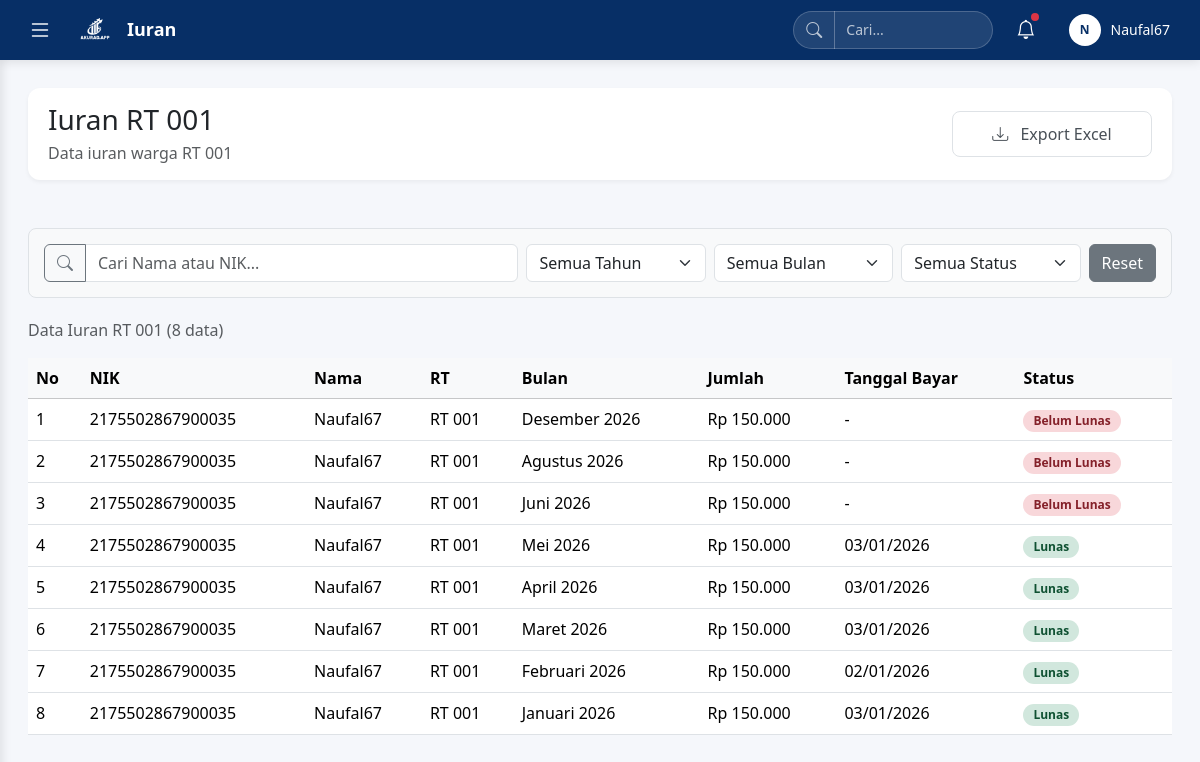
Screenshot of /dashboard_warga/iuranwarga.php (signed in) with the database file from the repository.
### tables this page shows
CREATE TABLE `iuran_rutin` (
  `id_iuran` int(11) NOT NULL,
  `id_warga` int(11) NOT NULL,
  `bulan` tinyint(2) NOT NULL CHECK (`bulan` between 1 and 12),
  `tahun` year(4) NOT NULL,
  `jumlah_iuran` decimal(12,2) NOT NULL DEFAULT 0.00,
  `tanggal_pembayaran` date DEFAULT NULL,
  `status_pembayaran` enum('Lunas','Belum Lunas','Menunggu') DEFAULT 'Belum Lunas',
  `created_at` timestamp NOT NULL DEFAULT current_timestamp(),
  `keterangan` text NOT NULL,
  `updated_at` timestamp NOT NULL DEFAULT current_timestamp()
);

CREATE TABLE `user` (
  `id_user` int(11) NOT NULL,
  `username` varchar(50) NOT NULL,
  `nik` varchar(16) NOT NULL,
  `rt_number` varchar(20) NOT NULL,
  `password` varchar(255) NOT NULL,
  `role` enum('RT','Bendahara','warga') NOT NULL,
  `id_warga` int(11) DEFAULT NULL,
  `created_at` timestamp NOT NULL DEFAULT current_timestamp(),
  `email` varchar(255) NOT NULL
);

CREATE TABLE `warga` (
  `id_warga` int(11) NOT NULL,
  `nama_lengkap` varchar(100) NOT NULL,
  `status` enum('Aktif','Non-Aktif') DEFAULT 'Aktif',
  `created_at` timestamp NOT NULL DEFAULT current_timestamp(),
  `updated_at` timestamp NOT NULL DEFAULT current_timestamp() ON UPDATE current_timestamp(),
  `alamat` varchar(255) NOT NULL,
  `no_telepon` varchar(20) NOT NULL
);

### dashboard_warga/iuranwarga.php (the view, shortened to what this page needs)
<?php
require_once '../config/koneksi.php';
$bulan_indo = [
    'Januari', 'Februari', 'Maret', 'April', 'Mei', 'Juni',
    'Juli', 'Agustus', 'September', 'Oktober', 'November', 'Desember'
];
$rt_warga = $_SESSION['rt_number'] ?? '';
$query_warga = "SELECT u.id_warga, w.nama_lengkap FROM user u JOIN warga w ON u.id_warga = w.id_warga WHERE u.nik = '" . mysqli_real_escape_string($koneksi, $_SESSION['nik']) . "'";
$result_warga = mysqli_query($koneksi, $query_warga);
$warga_data = mysqli_fetch_assoc($result_warga);
$id_warga = $warga_data['id_warga'] ?? null;
$query = "SELECT i.*, w.nama_lengkap, u.nik, u.rt_number
          FROM iuran_rutin i
          LEFT JOIN warga w ON i.id_warga = w.id_warga
          LEFT JOIN user u ON w.id_warga = u.id_warga
          WHERE i.id_warga = '" . mysqli_real_escape_string($koneksi, $id_warga) . "'
          ORDER BY i.tahun DESC, i.bulan DESC, i.created_at DESC";
$result = mysqli_query($koneksi, $query);
?>
<!DOCTYPE html>
<html lang="id">
<head>
    <link href="https://cdn.jsdelivr.net/npm/bootstrap@5.3.3/dist/css/bootstrap.min.css" rel="stylesheet">
    <link rel="stylesheet" href="https://cdn.jsdelivr.net/npm/bootstrap-icons@1.11.3/font/bootstrap-icons.min.css">
</head>
<body>
<?php include 'sidebar.php'; ?>
<div class="main-content">
    <div class="topbar d-none d-md-flex mb-5">
        <div class="top-bar-left">
            <div class="d-flex flex-column">
                <h2 class="h3 mb-1">Iuran <?php echo $rt_warga; ?></h2>
                <p class="text-muted mb-0">Data iuran warga <?php echo $rt_warga; ?></p>
            </div>
        </div>
        <div class="top-bar-right ms-auto">
            <div class="d-flex gap-3">
                <button class="btn btn-export" onclick="exportData()" style="width: 200px;">
                    <i class="bi bi-download me-2"></i> Export Excel
                </button>
            </div>
        </div>
    </div>
    <div class="filter-controls d-flex flex-nowrap gap-2 align-items-center">
        <div class="input-group" style="width: 550px;">
            <button class="btn btn-outline-secondary" type="button" id="btnSearch">
                <i class="bi bi-search"></i>
            </button>
            <input type="text" id="filterCari" class="form-control" placeholder="Cari Nama atau NIK...">
        </div>
        <select id="filterTahun" class="form-select" style="width: 200px;">
            <option value="" selected>Semua Tahun</option>
        </select>
        <select id="filterBulan" class="form-select" style="width: 200px;">
            <option value="">Semua Bulan</option>
        </select>
        <select id="filterStatus" class="form-select" style="width: 200px;">
            <option value="">Semua Status</option>
        </select>
        <button id="btnReset" class="btn btn-secondary">
            Reset
        </button>
    </div>
    <p class="text-muted mt-3 mb-3">
        Data Iuran <?php echo $rt_warga; ?> (<?= mysqli_num_rows($result); ?> data)
    </p>
    <div class="table-responsive">
        <table class="table table-hover" id="tabelIuran">
            <thead class="table-light">
                <tr>
                    <th>No</th>
                    <th>NIK</th>
                    <th>Nama</th>
                    <th>RT</th>
                    <th>Bulan</th>
                    <th>Jumlah</th>
                    <th>Tanggal Bayar</th>
                    <th>Status</th>
                </tr>
            </thead>
            <tbody>
                <?php if (mysqli_num_rows($result) > 0): ?>
                <?php $no = 1; while ($row = mysqli_fetch_assoc($result)): ?>
                <tr>
                    <td><?= $no++; ?></td>
                    <td><?= htmlspecialchars($row['nik'] ?? '-'); ?></td>
                    <td><?= htmlspecialchars($row['nama_lengkap']); ?></td>
                    <td><?= htmlspecialchars($row['rt_number'] ?? '-'); ?></td>
                    <td><?= $bulan_indo[$row['bulan']-1] . ' ' . $row['tahun']; ?></td>
                    <td>Rp <?= number_format($row['jumlah_iuran'],0,',','.'); ?></td>
                    <td><?= $row['tanggal_pembayaran'] ? date('d/m/Y', strtotime($row['tanggal_pembayaran'])) : '-'; ?></td>
                    <td>
                        <span class="badge <?= $row['status_pembayaran']==='Lunas'?'badge-lunas':'badge-belum'; ?>">
                            <?= $row['status_pembayaran'] === 'Belum Bayar' ? 'Belum Lunas' : $row['status_pembayaran']; ?>
                        </span>
                    </td>
                </tr>
                <?php endwhile; ?>
                <?php endif; ?>
            </tbody>
        </table>
    </div>
</div>
</body>
</html>

### dashboard_warga/sidebar.php (shortened to what this page needs)
<?php
require_once '../config/koneksi.php';
$role = $_SESSION['role'];
$current_page = basename($_SERVER['PHP_SELF']);
$id_user = $_SESSION['id_user'] ?? null;
if ($id_user) {
    $query_user = "SELECT u.username, u.nik, u.rt_number, u.role, u.email,
                        w.nama_lengkap as warga_nama
                    FROM user u
                    LEFT JOIN warga w ON u.id_warga = w.id_warga
                    WHERE u.id_user = '$id_user'";
    $result_user = mysqli_query($koneksi, $query_user);
    if ($result_user && mysqli_num_rows($result_user) > 0) {
        $user_data = mysqli_fetch_assoc($result_user);
        $role = $user_data['role'] ?? $role;
    }
}
$section_title = 'Dashboard';
if (strpos($current_page, 'iuran') !== false || strpos($current_page, 'bayar_iuran') !== false) {
    $section_title = 'Iuran';
} elseif (strpos($current_page, 'pengeluaran') !== false) {
    $section_title = 'Pengeluaran';
} elseif (strpos($current_page, 'laporan') !== false) {
    $section_title = 'Laporan';
} elseif (strpos($current_page, 'warga') !== false && $current_page !== 'dashboard_warga.php') {
    $section_title = 'Warga';
} elseif (strpos($current_page, 'pengaturan') !== false) {
    $section_title = 'Pengaturan';
}
?>
<div class="top-bar" id="topBar">
    <div class="top-bar-left">
        <button class="hamburger-btn" onclick="toggleSidebar()">
            <i class="bi bi-list"></i>
        </button>
        <div class="logo-container">
            <img src="../img/akurad1.png" alt="Logo" width="40" height="auto">
            <div class="logo-text"><?php echo $section_title; ?></div>
        </div>
    </div>
    <div class="top-bar-right">
        <div class="search-container">
            <div class="input-group">
                <button class="btn btn-outline-secondary" type="button">
                    <i class="bi bi-search"></i>
                </button>
                <input type="text" class="form-control" placeholder="Cari...">
            </div>
        </div>
        <div class="notification-container" style="position: relative;">
            <button class="notification-btn" onclick="toggleNotification()">
                <i class="bi bi-bell"></i>
                <?php
                $unread_count = 0;
                if ($id_user) {
                    $query_count = "SELECT COUNT(*) as count FROM notifications WHERE id_user = '$id_user' AND is_read = 0";
                    $result_count = mysqli_query($koneksi, $query_count);
                    if ($result_count && mysqli_num_rows($result_count) > 0) {
                        $count_data = mysqli_fetch_assoc($result_count);
                        $unread_count = $count_data['count'];
                    }
                }
                if ($unread_count > 0) {
                    echo '<span class="notification-badge"></span>';
                }
                ?>
            </button>
        </div>
        <div class="profile-container">
            <div class="profile-avatar">
                <?php
                if ($role === 'RT') echo 'RT';
                elseif ($role === 'Bendahara') echo 'B';
                elseif ($role === 'warga') echo substr($_SESSION['nama'] ?? 'W', 0, 1);
                else echo 'U';
                ?>
            </div>
            <div class="profile-name">
                <?php echo $_SESSION['nama'] ?? 'User'; ?>
            </div>
        </div>
    </div>
</div>

### dashboard_warga/iuranwarga.php (style rules this page uses)
body { background:#f5f7fb }
.main-content { margin-left: 0; margin-top: 60px; padding: 28px; min-height: calc(100vh - 60px); transition: margin-left 0.3s ease; }
.topbar { display: none; }
@media (min-width: 769px) { .topbar { display: flex; align-items: center; justify-content: space-between; background: white; padding: 15px 20px; border-radius: 12px; box-shadow: 0 2px 4px rgba(0,0,0,0.05); margin-bottom: 20px; transition: margin-left 0.3s ease; } }
.filter-controls { background: #f8f9fa; border: 1px solid #dee2e6; border-radius: 8px; padding: 15px; margin-bottom: 20px; }
.badge-lunas { background-color: #d1e7dd; color: #0f5132; padding: 5px 10px; border-radius: 20px; }
.badge-belum { background-color: #f8d7da; color: #842029; padding: 5px 10px; border-radius: 20px; }
.btn-export { background-color: white; color: #495057; font-weight: 500; padding: 10px 20px; border-radius: 8px; border: 1px solid #dee2e6; }

### dashboard_warga/sidebar.php (style rules this page uses)
.top-bar { position: fixed; top: 0; left: 0; right: 0; height: 60px; background: #072f66; color: white; display: flex; align-items: center; justify-content: space-between; padding: 0 20px; z-index: 1000; box-shadow: 0 2px 10px rgba(0,0,0,0.1); }
.top-bar-left { display: flex; align-items: center; gap: 15px; }
.hamburger-btn { background: none; border: none; color: white; font-size: 1.5rem; cursor: pointer; padding: 8px; border-radius: 5px; transition: all 0.3s ease; transform: scale(1); }
.logo-container { display: flex; align-items: center; gap: 12px; }
.logo-text { font-weight: 600; font-size: 18px; line-height: 1.1; color: white; }
.search-container .input-group { width: 200px; }
.search-container .btn-outline-secondary { background: rgba(255,255,255,0.1); border: 1px solid rgba(255,255,255,0.2); color: rgba(255,255,255,0.7); border-radius: 20px 0 0 20px; }
.search-container .form-control { border: 1px solid rgba(255,255,255,0.2); border-left: none; border-radius: 0 20px 20px 0; background: rgba(255,255,255,0.1); color: white; font-size: 14px; transition: all 0.3s; }
.search-container .form-control::placeholder { color: rgba(255,255,255,0.7); }
.top-bar-right { display: flex; align-items: center; gap: 15px; }
.search-container { position: relative; width: 200px; }
.notification-btn { background: none; border: none; color: white; font-size: 1.2rem; cursor: pointer; padding: 8px; border-radius: 50%; transition: background 0.3s; position: relative; }
.notification-badge { position: absolute; top: 5px; right: 5px; width: 8px; height: 8px; background: #dc3545; border-radius: 50%; }
.profile-container { display: flex; align-items: center; gap: 10px; cursor: pointer; padding: 5px 10px; border-radius: 20px; transition: background 0.3s; }
.profile-avatar { width: 32px; height: 32px; border-radius: 50%; background: white; color: #072f66; display: flex; align-items: center; justify-content: center; font-weight: bold; font-size: 12px; }
.profile-name { font-size: 14px; font-weight: 500; }
@media (min-width: 769px) { .main-content { transition: margin-left 0.3s ease-in-out, opacity 0.3s ease-in-out; } }
@media (min-width: 769px) { .top-bar { transition: left 0.3s ease-in-out; } }

### rows the page displays
iuran_rutin: user.nik "2175502867900035", id_warga.nama_lengkap "Naufal67", user.rt_number "RT 001", bulan "Desember", tahun "2026", jumlah_iuran "150.000", status_pembayaran "Belum Lunas"
iuran_rutin: user.nik "2175502867900035", id_warga.nama_lengkap "Naufal67", user.rt_number "RT 001", bulan "Agustus", tahun "2026", jumlah_iuran "150.000", status_pembayaran "Belum Lunas"
iuran_rutin: user.nik "2175502867900035", id_warga.nama_lengkap "Naufal67", user.rt_number "RT 001", bulan "Juni", tahun "2026", jumlah_iuran "150.000", status_pembayaran "Belum Lunas"
iuran_rutin: user.nik "2175502867900035", id_warga.nama_lengkap "Naufal67", user.rt_number "RT 001", bulan "Mei", tahun "2026", jumlah_iuran "150.000", tanggal_pembayaran "03/01/2026", status_pembayaran "Lunas"
iuran_rutin: user.nik "2175502867900035", id_warga.nama_lengkap "Naufal67", user.rt_number "RT 001", bulan "April", tahun "2026", jumlah_iuran "150.000", tanggal_pembayaran "03/01/2026", status_pembayaran "Lunas"
iuran_rutin: user.nik "2175502867900035", id_warga.nama_lengkap "Naufal67", user.rt_number "RT 001", bulan "Maret", tahun "2026", jumlah_iuran "150.000", tanggal_pembayaran "03/01/2026", status_pembayaran "Lunas"
iuran_rutin: user.nik "2175502867900035", id_warga.nama_lengkap "Naufal67", user.rt_number "RT 001", bulan "Februari", tahun "2026", jumlah_iuran "150.000", tanggal_pembayaran "02/01/2026", status_pembayaran "Lunas"
iuran_rutin: user.nik "2175502867900035", id_warga.nama_lengkap "Naufal67", user.rt_number "RT 001", bulan "Januari", tahun "2026", jumlah_iuran "150.000", tanggal_pembayaran "03/01/2026", status_pembayaran "Lunas"

### other values shown
$section_title "Iuran"
substr($_SESSION['nama'] ?? 'W', 0, 1) "N"
$_SESSION['nama'] "Naufal67"
$rt_warga "RT 001"
mysqli_num_rows($result) "8"
